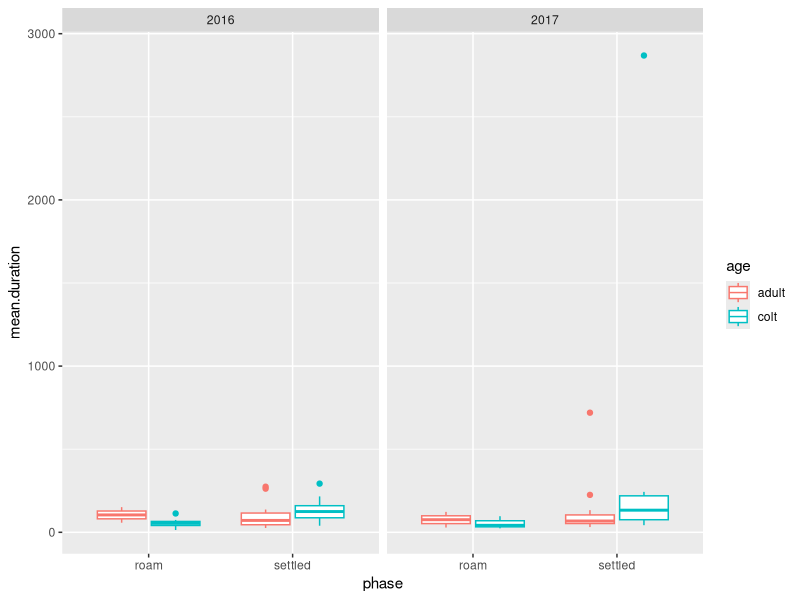
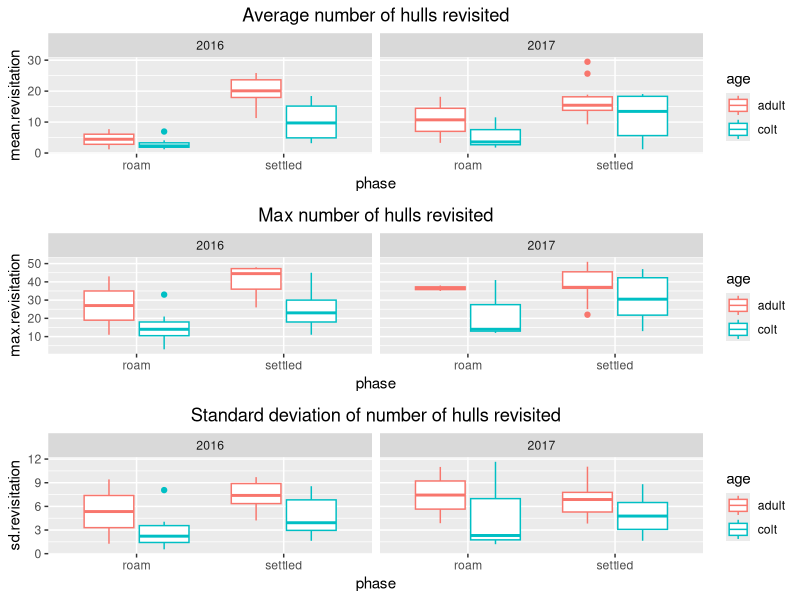
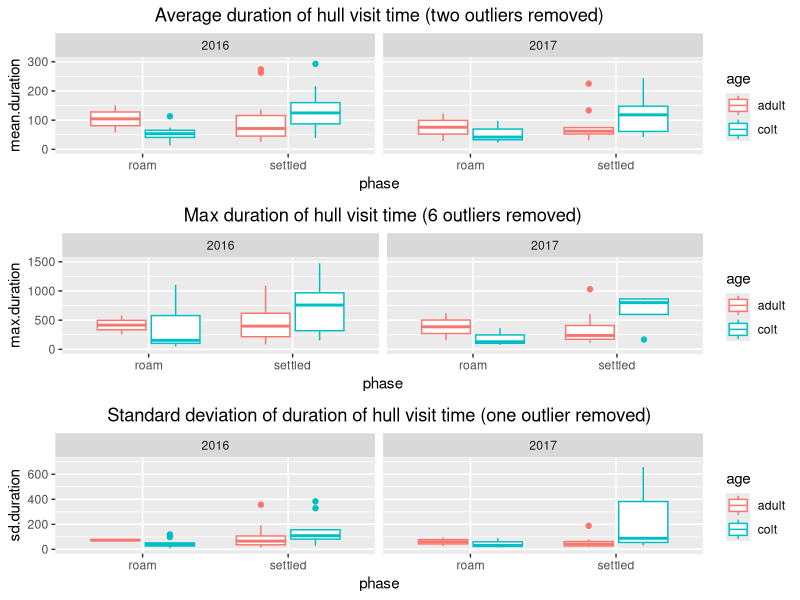

Here is the R script that generated these plots, in order: (Note: this script raises an error after producing the figures.)
#Comparisons of colts/adults 
rm(list=ls())
library(ggplot2)
library(gridExtra)
adults16<-read.csv("output/adults2016.tum.csv")
colts16<-read.csv("output/colts2016.tum.csv")
adults17<-read.csv("output/adults2017.tum.csv")
colts17<-read.csv("output/colts2017.tum.csv")

adults16$age<-"adult"
adults16$year<-2016

adults17$age<-"adult"
adults17$year<-2017

colts16$age<-"colt"
colts16$year<-2016

colts17$age<-"colt"
colts17$year<-2017

df<-rbind(adults16, colts16, adults17, colts17)
df$year<-as.factor(df$year)

#mean duration
ggplot(df, aes(x=phase, y=mean.duration, color=age))+
      geom_boxplot()+facet_wrap(~year)

#hard to see because one huge outlier.  consider removing
g1.duration<-ggplot(df, aes(x=phase, y=mean.duration, color=age))+
  geom_boxplot()+facet_wrap(~year)+ylim(c(0,300))+
  ggtitle("Average duration of hull visit time (two outliers removed)")+
  theme(plot.title=element_text(hjust=0.5))#alternative (filtered y-axis)
#Not super different between the two movement phases

#mean revisitation
g1.revisit<-ggplot(df, aes(x=phase, y=mean.revisitation, color=age))+
  geom_boxplot()+facet_wrap(~year)+
  ggtitle("Average number of hulls revisited")+
  theme(plot.title=element_text(hjust=0.5))

#max revisitation
g2.revisit<-ggplot(df, aes(x=phase, y=max.revisitation, color=age))+
  geom_boxplot()+facet_wrap(~year)+
  ggtitle("Max number of hulls revisited")+
  theme(plot.title=element_text(hjust=0.5))

#max duration
g2.duration<-ggplot(df, aes(x=phase, y=max.duration, color=age))+
  geom_boxplot()+facet_wrap(~year)+
  ggtitle("Max duration of hull visit time (6 outliers removed)")+
  theme(plot.title=element_text(hjust=0.5))+ylim(c(0,1500))

#sd duration
g3.duration<-ggplot(df, aes(x=phase, y=sd.duration, color=age))+
  geom_boxplot()+facet_wrap(~year)+
  ggtitle("Standard deviation of duration of hull visit time (one outlier removed)")+
  theme(plot.title=element_text(hjust=0.5))+ylim(c(0,700))

#sd revisitation
g3.revisit<-ggplot(df, aes(x=phase, y=sd.revisitation, color=age))+
  geom_boxplot()+facet_wrap(~year)+
  ggtitle("Standard deviation of number of hulls revisited")+
  theme(plot.title=element_text(hjust=0.5))

grid.arrange(g1.revisit, g2.revisit, g3.revisit)
grid.arrange(g1.duration, g2.duration, g3.duration)


###################################################################
#Summary stats

sums<-df%>%
  group_by(age, phase)%>%
  summarise(mean.dur=mean(mean.duration), 
            min.dur=min(mean.duration),
            max.dur=max(mean.duration),
            mean.rev=mean(mean.revisitation),
            min.rev=min(mean.revisitation),
            max.rev=max(mean.revisitation))
write.csv(sums, "output/time.use.stats.csv")



